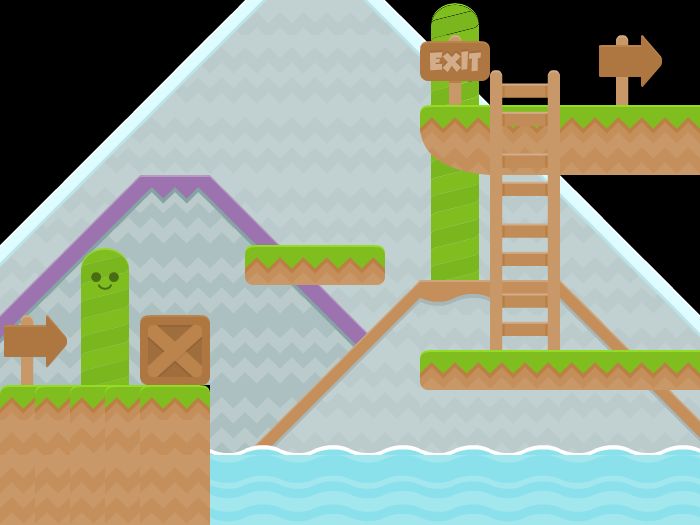

Below is a game level as drawn by its tile map, then a one-line description and the .tmx file that defines it, in full:
An orthogonal 20x15 tile map with 35x35 px tiles, 5 tile layers (Background 3, Background 2, Background, Platforms, ...), 3 tilesets.

<map version="1.0" orientation="orthogonal" renderorder="right-down" width="20" height="15" tilewidth="35" tileheight="35" nextobjectid="1">
 <tileset firstgid="1" name="Platforms" tilewidth="35" tileheight="35" spacing="2" margin="2" tilecount="729" columns="27">
  <image source="tileset.png" width="1024" height="1024" />
 </tileset>
 <tileset firstgid="730" name="tileset" tilewidth="35" tileheight="35" spacing="2" margin="2" tilecount="729" columns="27">
  <image source="tileset.png" width="1024" height="1024" />
 </tileset>
 <tileset firstgid="1459" name="tileset" tilewidth="70" tileheight="70" spacing="2" margin="2" tilecount="196" columns="14">
  <image source="tileset.png" width="1024" height="1024" />
 </tileset>
 <layer name="Background 3" width="20" height="15">
  <data encoding="csv">
0,0,0,0,0,0,0,0,0,0,0,0,0,0,0,0,0,0,0,0,
0,0,0,0,0,1511,0,1512,0,1513,0,1514,0,0,0,0,0,0,0,0,
0,0,0,0,1511,0,1512,0,1523,0,1513,0,1514,0,0,0,0,0,0,0,
0,0,0,0,0,0,0,0,0,0,0,0,0,0,0,0,0,0,0,0,
0,0,1511,0,1512,0,1523,0,1523,0,1523,0,1513,0,1514,0,0,0,0,0,
0,0,0,0,0,0,0,0,0,0,0,0,0,0,0,0,0,0,0,0,
1511,0,1512,0,1523,0,1523,0,1523,0,1523,0,1523,0,1513,0,1514,0,0,0,
0,0,0,0,0,0,0,0,0,0,0,0,0,0,0,0,0,0,0,0,
1512,0,1523,0,1523,0,1523,0,1523,0,1523,0,1523,0,1523,0,1513,0,1514,0,
0,0,0,0,0,0,0,0,0,0,0,0,0,0,0,0,0,0,0,0,
1523,0,1523,0,1523,0,1523,0,1523,0,1523,0,0,0,0,0,1523,0,1513,0,
0,0,0,0,0,0,0,0,0,0,0,0,0,0,0,0,0,0,0,0,
0,0,0,0,0,0,1523,0,1523,0,0,0,0,0,0,0,0,0,1523,0,
0,0,0,0,0,0,0,0,0,0,0,0,0,0,0,0,0,0,0,0,
0,0,0,0,0,0,0,0,0,0,0,0,0,0,0,0,0,0,0,0
</data>
 </layer>
 <layer name="Background 2" width="20" height="15">
  <data encoding="csv">
0,0,0,0,0,0,0,0,0,0,0,0,0,0,0,0,0,0,0,0,
0,0,0,0,0,0,0,0,0,0,0,0,0,0,0,0,0,0,0,0,
0,0,0,0,0,0,0,0,0,0,0,0,0,0,0,0,0,0,0,0,
0,0,0,0,0,0,0,0,0,0,0,0,0,0,0,0,0,0,0,0,
0,0,0,0,0,0,0,0,0,0,0,0,0,0,0,0,0,0,0,0,
0,0,0,0,0,0,0,0,0,0,0,0,0,0,0,0,0,0,0,0,
0,0,1462,0,1460,0,1465,0,0,0,0,0,0,0,0,0,0,0,0,0,
0,0,0,0,0,0,0,0,0,0,0,0,0,0,0,0,0,0,0,0,
1462,0,1463,0,1474,0,1464,0,1465,0,0,0,0,0,0,0,0,0,0,0,
0,0,0,0,0,0,0,0,0,0,0,0,0,0,0,0,0,0,0,0,
1463,0,1474,0,1474,0,1474,0,1464,0,1465,0,0,0,0,0,0,0,0,0,
0,0,0,0,0,0,0,0,0,0,0,0,0,0,0,0,0,0,0,0,
1474,0,0,0,0,0,1474,0,1474,0,0,0,0,0,0,0,0,0,0,0,
0,0,0,0,0,0,0,0,0,0,0,0,0,0,0,0,0,0,0,0,
0,0,0,0,0,0,0,0,0,0,0,0,0,0,0,0,0,0,0,0
</data>
 </layer>
 <layer name="Background" width="20" height="15">
  <data encoding="csv">
0,0,0,0,0,0,0,0,0,0,0,0,1480,0,0,0,0,0,0,0,
0,0,0,0,0,0,0,0,0,0,0,0,0,0,0,0,0,0,0,0,
0,0,0,0,0,0,0,0,0,0,0,0,1494,0,0,0,0,0,0,0,
0,0,0,0,0,0,0,0,0,0,0,0,0,0,0,0,0,0,0,0,
0,0,0,0,0,0,0,0,0,0,0,0,0,0,0,0,0,0,0,0,
0,0,0,0,0,0,0,0,0,0,0,0,1494,0,0,0,0,0,0,0,
0,0,0,0,0,0,0,0,0,0,0,0,0,0,0,0,0,0,0,0,
0,0,0,0,0,0,0,0,0,0,0,0,1494,0,0,0,0,0,0,0,
0,0,1496,0,0,0,0,0,0,0,0,0,0,0,0,0,0,0,0,0,
0,0,0,0,0,0,0,0,0,0,1546,0,1561,0,1561,0,1549,0,0,0,
0,0,1494,0,0,0,0,0,0,0,0,0,1558,0,1558,0,0,0,0,0,
0,0,0,0,0,0,0,0,1546,0,1547,0,0,0,0,0,1558,0,1549,0,
0,0,0,0,0,0,0,0,0,0,0,0,1558,0,1558,0,0,0,0,0,
0,0,0,0,0,0,1546,0,1547,0,1558,0,0,0,0,0,1558,0,1548,0,
0,0,0,0,0,0,0,0,0,0,0,0,0,0,0,0,1558,0,1558,0
</data>
 </layer>
 <layer name="Platforms" width="20" height="15">
  <data encoding="csv">
0,0,0,0,0,0,0,0,0,0,0,0,0,0,0,0,0,0,0,0,
0,0,0,0,0,0,0,0,0,0,0,0,0,0,0,0,0,0,0,0,
0,0,0,0,0,0,0,0,0,0,0,0,0,0,0,0,0,0,0,0,
0,0,0,0,0,0,0,0,0,0,0,0,0,0,0,0,0,0,0,0,
0,0,0,0,0,0,0,0,0,0,0,0,1532,0,1502,0,1502,0,1502,0,
0,0,0,0,0,0,0,0,0,0,0,0,0,0,0,0,0,0,0,0,
0,0,0,0,0,0,0,0,0,0,0,0,0,0,0,0,0,0,0,0,
0,0,0,0,0,0,0,0,0,0,0,0,0,0,0,0,0,0,0,0,
0,0,0,0,0,0,0,1518,0,1520,0,0,0,0,0,0,0,0,0,0,
0,0,0,0,0,0,0,0,0,0,0,0,0,0,0,0,0,0,0,0,
1623,0,0,0,1628,0,0,0,0,0,0,0,0,0,0,0,0,0,0,0,
0,0,0,0,0,0,0,0,0,0,0,0,1518,0,1519,0,1519,0,1519,0,
1529,1529,1529,1529,1529,0,0,0,0,0,0,0,0,0,0,0,0,0,0,0,
1516,0,0,0,1516,0,1626,0,1626,0,1626,0,1626,0,1626,0,1626,0,1626,0,
1516,1516,1516,1516,1516,0,1625,0,1625,0,1625,0,1625,0,1625,0,1625,0,1625,0
</data>
 </layer>
 <layer name="Ladders" width="20" height="15">
  <data encoding="csv">
0,0,0,0,0,0,0,0,0,0,0,0,0,0,0,0,0,0,0,0,
0,0,0,0,0,0,0,0,0,0,0,0,0,0,0,0,0,0,0,0,
0,0,0,0,0,0,0,0,0,0,0,0,1621,0,0,0,0,1623,0,0,
0,0,0,0,0,0,0,0,0,0,0,0,0,0,1637,0,0,0,0,0,
0,0,0,0,0,0,0,0,0,0,0,0,0,0,0,0,0,0,0,0,
0,0,0,0,0,0,0,0,0,0,0,0,0,0,1636,0,0,0,0,0,
0,0,0,0,0,0,0,0,0,0,0,0,0,0,0,0,0,0,0,0,
0,0,0,0,0,0,0,0,0,0,0,0,0,0,1636,0,0,0,0,0,
0,0,0,0,0,0,0,0,0,0,0,0,0,0,0,0,0,0,0,0,
0,0,0,0,0,0,0,0,0,0,0,0,0,0,1636,0,0,0,0,0,
0,0,0,0,0,0,0,0,0,0,0,0,0,0,0,0,0,0,0,0,
0,0,0,0,0,0,0,0,0,0,0,0,0,0,0,0,0,0,0,0,
0,0,0,0,0,0,0,0,0,0,0,0,0,0,0,0,0,0,0,0,
0,0,0,0,0,0,0,0,0,0,0,0,0,0,0,0,0,0,0,0,
0,0,0,0,0,0,0,0,0,0,0,0,0,0,0,0,0,0,0,0
</data>
 </layer>
</map>
